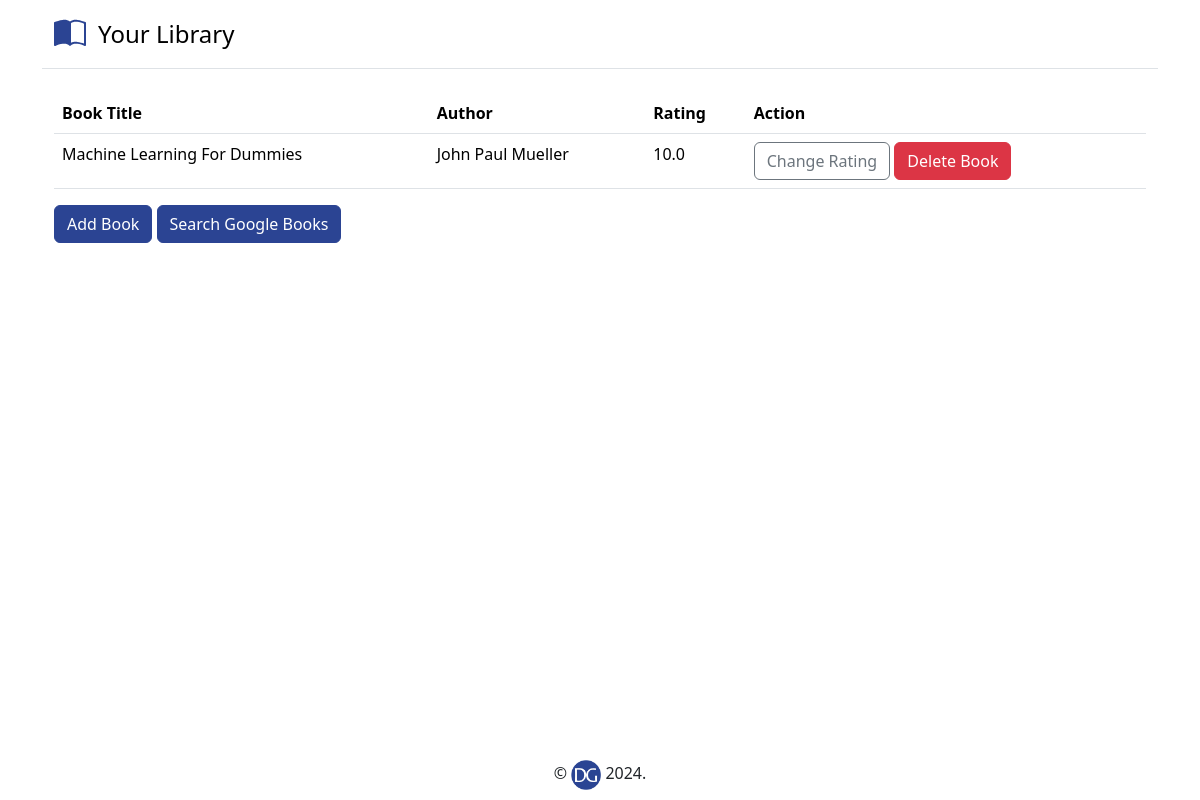
The page / on the database its author committed.
### bookdatabaser.py (models this page shows)
class Base(DeclarativeBase):
    pass

class Book(Base):
    __tablename__='books'
    id: Mapped[int] = mapped_column(Integer, primary_key=True)
    book_title: Mapped[str]=mapped_column(String(250), nullable=False, unique=True )
    book_author: Mapped[str]=mapped_column(String(100), nullable=False)
    rating: Mapped[float]=mapped_column(Float, nullable=False)

### main.py (the view)
@app.route('/')
def home():
    all_books = db.session.execute(db.select(Book).order_by(Book.book_author)).scalars()
    return render_template("index.html", all_books=all_books, year=year)

### templates/index.html (shortened to what this page needs)
{% extends "base.html" %}
{% block content %}
  <div class="container">
    <table class="table">
      <thead>
        <tr>
          <th scope="col">Book Title</th>
          <th scope="col">Author</th>
          <th scope="col">Rating</th>
          <th scope="col">Action</th>
        </tr>
      </thead>
      {% for book in all_books %}
      <tbody>
        <tr>
          <td>{{ book.book_title }}</td>
          <td>{{ book.book_author }}</td>
          <td>{{ book.rating }}</td>
          <td>
            <a class="btn btn-outline-secondary" type="button" href="{{url_for('edit', id=book.id)}}" >Change Rating</a>
            <a class="btn btn-danger" type="button" href="{{url_for('delete', id=book.id)}}">Delete Book</a>
          </td>
        </tr>
      </tbody>
      {% endfor %}
    </table>
    <a class="btn btn-primary btn-md" type="button" href="{{url_for('add', book_id='manual')}}">Add Book</a>
    <a class="btn btn-primary btn-md" type="button" href="{{url_for('search')}}">Search Google Books</a>
  </div>
{% endblock %}

### templates/base.html (style rules this page uses)
.btn-primary { --bs-btn-bg: #2b4493; --bs-btn-border-color:#2b4493; }

### rows shown on the page
Book: book_title "Machine Learning For Dummies", book_author "John Paul Mueller", rating "10.0"

### other values the page prints
{{ year }} "2024"
